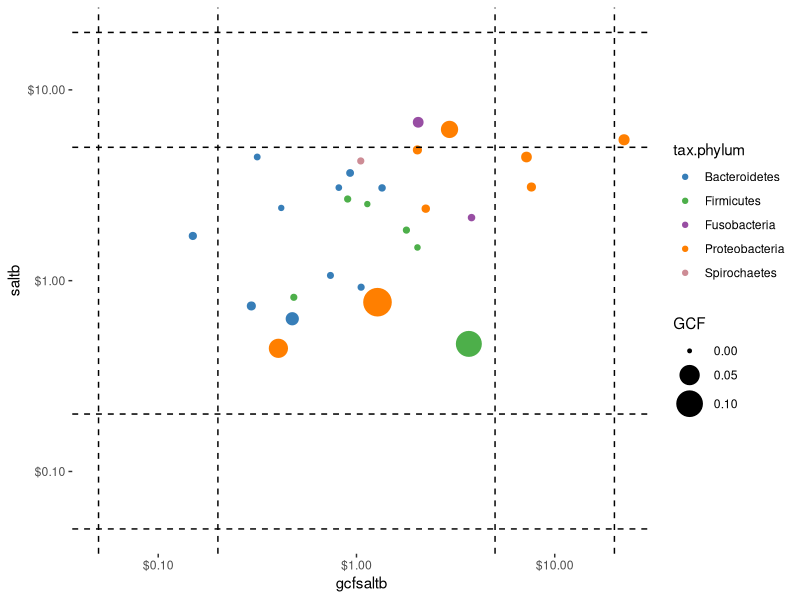

Generate this figure with R:
library(reshape2)
library(ggplot2)
library(ggrepel)

#sample data
species <- read.csv("data.csv",row.names = 1, header = T)
species <- aggregate(species[,-ncol(species)],by = list(group = species$group),FUN = mean) 
rownames(species) <- species$group
species <- species[,-1]
species <- data.frame(t(species))
species$saltb <- species$Sal/species$TB
species$gcfsaltb <- species$GCF/((species$TB+species$Sal)/2)

tax <- read.csv("tax.csv", header = T)
species <- merge(species,tax,by.x = 'row.names',by.y = 'tax.species')

p <- ggplot(species, aes(x=gcfsaltb, y=saltb,color=tax.phylum,size=GCF)) + 
  scale_x_log10(labels=scales::dollar)+
  scale_y_log10(labels=scales::dollar)+
  scale_size(limits =c(0,0.15),range = c(1,10) )+
  geom_point()+
  scale_color_manual(values = c("Actinobacteria"= '#e41a1c',"Bacteroidetes"= '#377eb8',"Firmicutes"='#4daf4a',
                                "Fusobacteria"='#984ea3',"Proteobacteria"= '#ff7f00',"Spirochaetes"= '#CD8C95',"Synergistetes"= '#a65628')) +
  geom_vline(xintercept = 20,linetype = "dashed")+
  geom_vline(xintercept = 0.05,linetype = "dashed")+
  geom_vline(xintercept = 5,linetype = "dashed")+
  geom_vline(xintercept = 0.2,linetype = "dashed")+
  geom_hline(yintercept = 20,linetype = "dashed")+
  geom_hline(yintercept = 0.05,linetype = "dashed")+
  geom_hline(yintercept = 5,linetype = "dashed")+
  geom_hline(yintercept = 0.2,linetype = "dashed")+
  theme_bw()+
  theme(panel.grid.major = element_blank(),panel.grid.minor = element_blank(),panel.border = element_blank())
p


